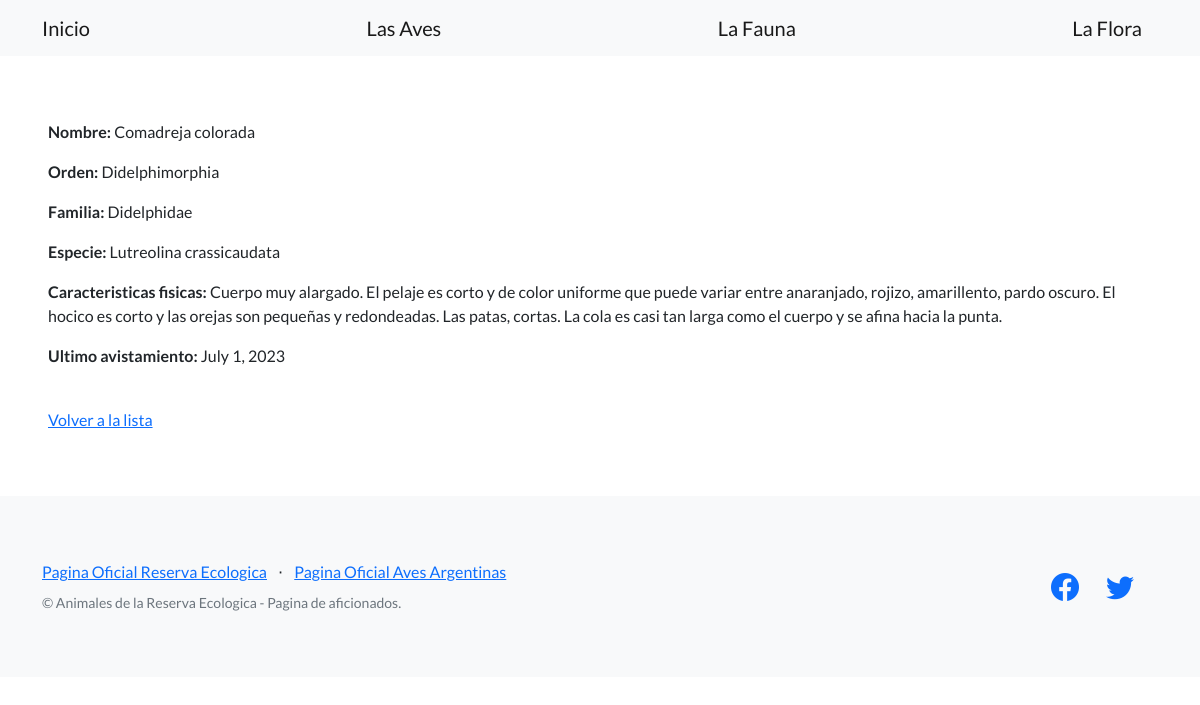
The page /animales/fauna/1/ on the database its author committed.
### aves_argentinas/models.py (models this page shows, shortened)
class Fauna(models.Model):
    orden = models.CharField(max_length=200)
    familia = models.CharField(max_length=200)
    especie = models.CharField(max_length=200)
    nombre = models.CharField(max_length=200)
    caracteristicas = models.TextField()
    ultima_observacion = models.DateField()

### aves_argentinas/views.py (the view)
# urls.py: path('fauna/<int:pk>/', FaunaDetailView.as_view(), name="ver_fauna"),
class FaunaDetailView(DetailView):
   model = Fauna
   success_url = reverse_lazy('lista_fauna')

### aves_argentinas/templates/aves_argentinas/fauna_detail.html
{% extends "base.html" %}
{% block contenido %}
<p>
 <strong>Nombre:</strong> {{object.nombre}}
</p>
<p>
 <strong>Orden:</strong> {{object.orden}}
</p>
<p>
 <strong>Familia:</strong> {{object.familia}}
</p>
<p>
 <strong>Especie:</strong> {{object.especie}}
</p>
<p>
 <strong>Caracteristicas fisicas:</strong> {{object.caracteristicas}}
</p>
<p>
 <strong>Ultimo avistamiento:</strong> {{object.ultima_observacion}}
</p>
<br>
<a href="{% url 'lista_fauna' %}">Volver a la lista</a>
{% endblock contenido %}

### rows shown on the page
Fauna: nombre "Comadreja colorada", orden "Didelphimorphia", familia "Didelphidae", especie "Lutreolina crassicaudata", caracteristicas "Cuerpo muy alargado. El pelaje es corto y de color uniforme que puede variar entre anaranjado, rojizo, amarillento, pardo oscuro. El hocico es corto y las orejas son pequeñas y redondeadas. Las patas, cortas. La cola es casi tan larga como el cuerpo y se afina hacia la punta.", ultima_observacion "July 1, 2023"
